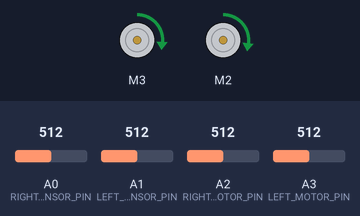
Recording of a sketch running on a simulated Arduino Uno, built with avr-gcc and run on an emulated ATmega328P. Parts: 2 × DC motor (green arrow = forward, orange = backward, longer = faster). Inputs (shaded band) come from the test bench; at power-on: A1 (LEFT_SENSOR_PIN) = 512, A2 (RIGHT_MOTOR_PIN) = 512, A0 (RIGHT_SENSOR_PIN) = 512, A3 (LEFT_MOTOR_PIN) = 512. What the sketch prints to the serial monitor is not drawn.

Above: at 6.2 s.
6.3 s: A1 (LEFT_SENSOR_PIN) set to 212
7.8 s: A1 (LEFT_SENSOR_PIN) set to 186
At 8.05 s:
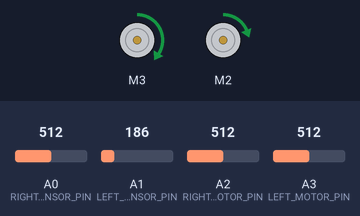
10.8 s: A2 (RIGHT_MOTOR_PIN) set to 30
13.8 s: A1 (LEFT_SENSOR_PIN) set to 210
15.3 s: A0 (RIGHT_SENSOR_PIN) set to 190
At 15.55 s:
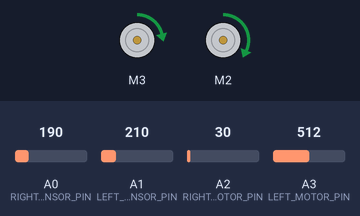
18.3 s: A3 (LEFT_MOTOR_PIN) set to 30
At 30.7 s:
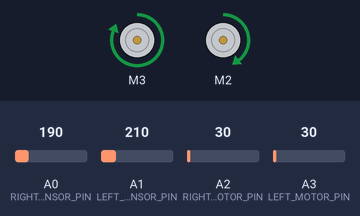
Timing chart, 0 to 32.3 s (numbered marks = the images above; inputs shaded):
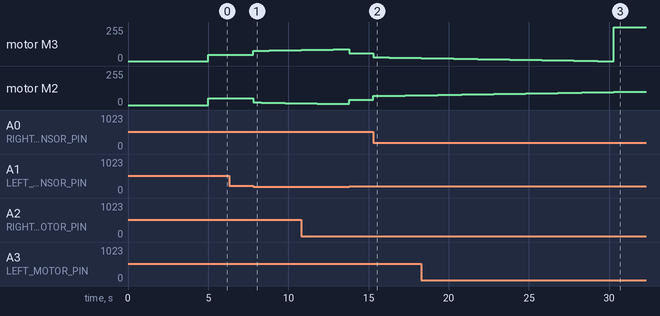

The sketch:

line_robot.ino
```cpp
#include <Wire.h>
#include <Adafruit_MotorShield.h>
#include "utility/Adafruit_MS_PWMServoDriver.h"

// Define constants
#define LEFT_MOTOR_PIN 3      // Set the left motor to pin M3
#define RIGHT_MOTOR_PIN 2     // Set the right motor to pin M2
#define LEFT_SENSOR_PIN A1    // Set left sensor to analog pin 1
#define RIGHT_SENSOR_PIN A0   // Set right sensor to analog pin 0

// Global variables to store data
int leftSensorValue, rightSensorValue, leftMotorValue, rightMotorValue;

// Initialize variables for serial reading
String command = "";    // for incoming serial data
double incomingData;

// Initialize coefficients for tuning
double kp = 30; // Coefficient proportional gain
double ki = 0.002; // Coefficient for integral gain
double kd = 3000; // Coefficient for derivative gain.

// Track times
uint32_t currentTime, previousTime, elapsedTime;

const uint16_t INITIAL_SPEED = 50; // Set the intial speed of the motors
const uint16_t THRESHOLD = 200; // Define the threshold for floor/tape
const uint32_t BAUD_RATE = 115200;

// Track error
int sensor[2] = {0, 0}; // Intialize values for left and right sensors.
                        //    errors can be -1, 0, or 1 depending on which side
                        //    of the tape the robot is on.
                        //    sensor[0] is left wheel. sensor[1] is right wheel.
int error, previousError; // Track current and previous errors
double PID = 0.0; // Initialize PID for control loop
double cumeError, rateError;

// Create the motor shield object with the default I2C address
Adafruit_MotorShield AFMS = Adafruit_MotorShield();

// Select which 'port' M1, M2, M3 or M4.
Adafruit_DCMotor *leftMotor = AFMS.getMotor(LEFT_MOTOR_PIN);   // attach left motor
Adafruit_DCMotor *rightMotor = AFMS.getMotor(RIGHT_MOTOR_PIN);  // attach right motor

void setup() {
  Serial.begin(BAUD_RATE);
  Serial.setTimeout(1);

  // set up sensors - technically not necessary, since digital pins default to input
  pinMode(LEFT_SENSOR_PIN, INPUT);
  pinMode(RIGHT_SENSOR_PIN, INPUT);

  if (!AFMS.begin()) {         // create with the default frequency 1.6KHz
    Serial.println("Could not find Motor Shield. Check wiring.");
    while (1);
  }
  Serial.println("Motor Shield found.");

  previousTime = millis(); // Get the current value of the millis timer
  previousError = 0;

  delay(5000); // Delay so that the robot does not start moving right away
  // Set the speed to start, from 0 (off) to 255 (max speed)
  leftMotor->setSpeed(INITIAL_SPEED-3); // Subtract by 3 do to unequal motor speeds
  rightMotor->setSpeed(INITIAL_SPEED);

  leftMotor->run(FORWARD);
  rightMotor->run(FORWARD);
}

void loop() {
  // Dynamically tune PID with the Serial Monitor
  // Receive data from serial monitor in the form "letterValue" where letter = {p, i, d}
  if (Serial.available()) {
    char ch = Serial.read();

    if (ch == '\r') {
      parseData(command);
      command = "";
    } else {
      command += ch;
    }
  }

  leftSensorValue = analogRead(LEFT_SENSOR_PIN);
  rightSensorValue = analogRead(RIGHT_SENSOR_PIN);

  leftMotorValue = analogRead(LEFT_MOTOR_PIN);
  rightMotorValue = analogRead(RIGHT_MOTOR_PIN);

  serialDisplay(leftSensorValue, rightSensorValue, leftMotorValue, rightMotorValue);


  // Define sensor values as 1 if they are greater than the threshold
  //    meaning that the sensor is reading the tape. Define sensor values
  //    as 0 if they are less than the threshold meaning that the sensor is
  //    is reading the ground.
  sensor[0] = analogRead(LEFT_SENSOR_PIN) > THRESHOLD;
  sensor[1] = analogRead(RIGHT_SENSOR_PIN) > THRESHOLD;

  if ((sensor[0] == 1) && (sensor[1] == 1)){ // If robot is on tape, error = 0.
    error = 0;
  }
  if ((sensor[0] == 1) && (sensor[1] == 0)){ // If robot right of tape, error = -1.
    error = -1;
  }
  if ((sensor[0] == 0) && (sensor[1] == 1)){ // If robot left of tape, error = 1.
    error = 1;
  }

  PID = computePID(error);

  // If robot is to the right of the tape, decrease left motor speed and increase
  // right motor speed. If robot is to the left of the tape, increase left motor speed
  // and decrease right motor speed.
  leftMotor->setSpeed(INITIAL_SPEED -3 + PID);
  rightMotor->setSpeed(INITIAL_SPEED - PID);
  leftMotor->run(FORWARD);
  rightMotor->run(FORWARD);


}

// Compute PID
double computePID(double error) {
  currentTime = millis(); // Get the current value of the millis timer
  elapsedTime = double(currentTime - previousTime);

  cumeError += error*elapsedTime;                 // compute integral
  rateError = (error - previousError)/elapsedTime;    // compute derivative

  double diff = kp * error + ki * cumeError + kd * rateError;   // compute PID output

  previousError = error;
  previousTime = currentTime;

  return diff;        // return PID output
}

// Helper function for receiveData
void parseData(String command) {
  String s = command.substring(0, 1);      // slice out the first value of the command
  incomingData = command.substring(1).toDouble();    // slice out the numerical data

  if (s == "p") {
    kp = incomingData;
    Serial.print("kp set to ");
    Serial.println(incomingData);
  } else if (s == "i") {
    ki = incomingData;
    Serial.print("ki set to ");
    Serial.println(incomingData);
  } else if (s == "d") {
    kd = incomingData;
    Serial.print("kd set to ");
    Serial.println(incomingData);
  } else if (s == "x") {
    Serial.println("Braking!");
    brake();
  } else {
    Serial.print("Unexpected command: ");
    Serial.println(command);
  }
}

// Brake the vehicle
void brake() {
  // Set the speed to 0
  leftMotor->setSpeed(0);
  rightMotor->setSpeed(0);

  leftMotor->run(FORWARD);
  rightMotor->run(FORWARD);

  // turn on motors
  leftMotor->run(RELEASE);
  rightMotor->run(RELEASE);
}

// Analyze sensor values
void printSensors(int left, int right) {
  Serial.print("left sensor: ");
  Serial.print(left);
  Serial.print(" right sensor: ");
  Serial.println(right);

  if (left > THRESHOLD) {
    Serial.print(" left on tape ");
  } else {
    Serial.print(" left on floor ");
  }
  if (right > THRESHOLD) {
    Serial.println(" right on tape ");
  } else {
    Serial.println(" right on floor ");
  }
}


// Print values to serial monitor
void serialDisplay(int leftSensorValue, int rightSensorValue, int leftMotorValue, int rightMotorValue) {
  Serial.print(leftSensorValue);
  Serial.print(",");
  Serial.print(rightSensorValue);
  Serial.print(",");
  Serial.print(leftMotorValue);
  Serial.print(",");
  Serial.println(rightMotorValue);
}
```

Measured:
- after the input at 7.8 s, motor M3: moves from forward 47/255 to forward 83/255 over 3.0 s, starting at once; motor M2: moves from forward 50/255 to forward 13/255 over 3.0 s, starting at once
- after the input at 15.3 s, motor M3: moves from forward 59/255 to forward 23/255 over 2.5 s, starting at once; motor M2: moves from forward 38/255 to forward 73/255 over 2.5 s, starting at once
